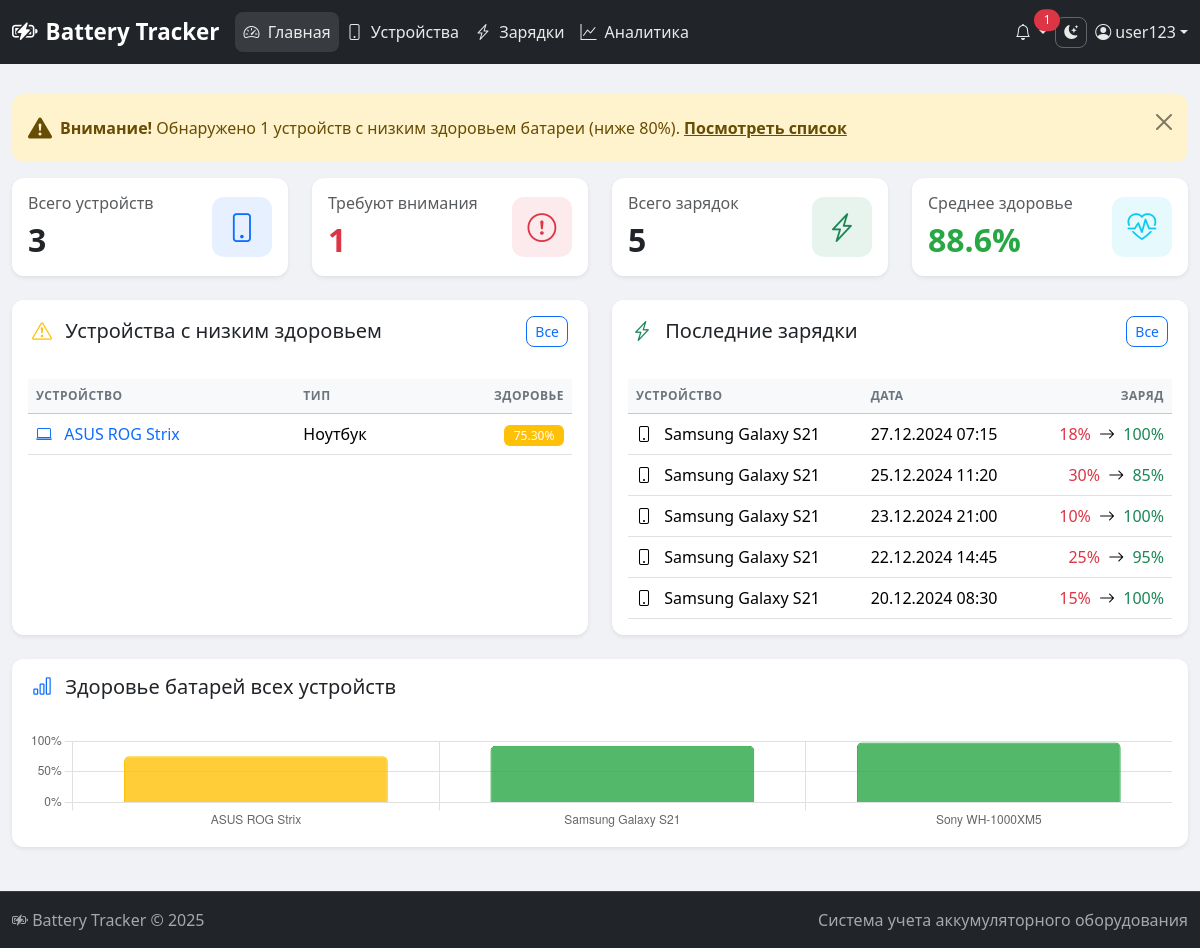
/index.php (signed in), run on the app's committed database.
### tables this page shows
CREATE TABLE IF NOT EXISTS users (
    id INT AUTO_INCREMENT PRIMARY KEY,
    username VARCHAR(100) NOT NULL UNIQUE,
    password VARCHAR(255) NOT NULL,
    email VARCHAR(150),
    created_at TIMESTAMP DEFAULT CURRENT_TIMESTAMP
);

CREATE TABLE IF NOT EXISTS devices (
    id INT AUTO_INCREMENT PRIMARY KEY,
    user_id INT DEFAULT 1,
    type ENUM('phone', 'laptop', 'screwdriver', 'headphones', 'tablet', 'other') NOT NULL,
    model VARCHAR(150) NOT NULL,
    battery_capacity INT NOT NULL,
    purchase_date DATE NOT NULL,
    battery_health DECIMAL(5,2) DEFAULT 100.00,
    notes TEXT,
    created_at TIMESTAMP DEFAULT CURRENT_TIMESTAMP,
    updated_at TIMESTAMP DEFAULT CURRENT_TIMESTAMP ON UPDATE CURRENT_TIMESTAMP,
    FOREIGN KEY (user_id) REFERENCES users(id) ON DELETE SET NULL
);

CREATE TABLE IF NOT EXISTS charge_cycles (
    id INT AUTO_INCREMENT PRIMARY KEY,
    device_id INT NOT NULL,
    charge_date DATETIME NOT NULL,
    start_percent TINYINT UNSIGNED NOT NULL,
    end_percent TINYINT UNSIGNED NOT NULL,
    charge_type ENUM('fast', 'normal', 'wireless') NOT NULL DEFAULT 'normal',
    duration_minutes INT UNSIGNED,
    notes TEXT,
    created_at TIMESTAMP DEFAULT CURRENT_TIMESTAMP,
    FOREIGN KEY (device_id) REFERENCES devices(id) ON DELETE CASCADE
);

### index.php (the view, shortened to what the rows shown need)
<?php
require_once 'includes/header.php';
$totalDevices = db()->fetchOne("SELECT COUNT(*) as count FROM devices")['count'];
$lowHealthCount = db()->fetchOne("SELECT COUNT(*) as count FROM devices WHERE battery_health < 80")['count'];
$totalCharges = db()->fetchOne("SELECT COUNT(*) as count FROM charge_cycles")['count'];
$avgHealth = db()->fetchOne("SELECT AVG(battery_health) as avg FROM devices")['avg'];
$criticalDevices = db()->fetchAll(
    "SELECT * FROM devices WHERE battery_health < 80 ORDER BY battery_health ASC LIMIT 5"
);
$recentCharges = db()->fetchAll(
    "SELECT cc.*, d.model, d.type
     FROM charge_cycles cc
     JOIN devices d ON cc.device_id = d.id
     ORDER BY cc.charge_date DESC
     LIMIT 5"
);
$allDevices = db()->fetchAll("SELECT id, model, battery_health, type FROM devices ORDER BY battery_health ASC");
?>
<div class="row g-4 mb-4">
    <div class="col-xl-3 col-md-6">
        <div class="card stat-card border-0 shadow-sm h-100">
            <div class="card-body">
                <div class="d-flex justify-content-between align-items-center">
                    <div>
                        <h2 class="mb-0 fw-bold"><?= $totalDevices ?></h2>
                    </div>
                </div>
            </div>
        </div>
    </div>
    <div class="col-xl-3 col-md-6">
        <div class="card stat-card border-0 shadow-sm h-100">
            <div class="card-body">
                <div class="d-flex justify-content-between align-items-center">
                    <div>
                        <h2 class="mb-0 fw-bold text-danger"><?= $lowHealthCount ?></h2>
                    </div>
                </div>
            </div>
        </div>
    </div>
    <div class="col-xl-3 col-md-6">
        <div class="card stat-card border-0 shadow-sm h-100">
            <div class="card-body">
                <div class="d-flex justify-content-between align-items-center">
                    <div>
                        <h2 class="mb-0 fw-bold"><?= $totalCharges ?></h2>
                    </div>
                </div>
            </div>
        </div>
    </div>
    <div class="col-xl-3 col-md-6">
        <div class="card stat-card border-0 shadow-sm h-100">
            <div class="card-body">
                <div class="d-flex justify-content-between align-items-center">
                    <div>
                        <h2 class="mb-0 fw-bold <?= getHealthClass($avgHealth) ?>"><?= round($avgHealth, 1) ?>%</h2>
                    </div>
                </div>
            </div>
        </div>
    </div>
</div>
<div class="row g-4">
    <div class="col-lg-6">
        <div class="card border-0 shadow-sm h-100">
            <div class="card-body">
                <?php if (count($criticalDevices) > 0): ?>
                <div class="table-responsive">
                    <table class="table table-hover mb-0">
                        <thead class="table-light">
                            <tr>
                                <th>Устройство</th>
                                <th>Тип</th>
                                <th class="text-end">Здоровье</th>
                            </tr>
                        </thead>
                        <tbody>
                            <?php foreach ($criticalDevices as $device): ?>
                            <tr>
                                <td>
                                    <a href="device_view.php?id=<?= $device['id'] ?>" class="text-decoration-none">
                                        <i class="bi <?= getDeviceTypeIcon($device['type']) ?> me-2"></i>
                                        <?= sanitize($device['model']) ?>
                                    </a>
                                </td>
                                <td><?= getDeviceTypeLabel($device['type']) ?></td>
                                <td class="text-end">
                                    <span class="badge <?= getHealthBadgeClass($device['battery_health']) ?>">
                                        <?= $device['battery_health'] ?>%
                                    </span>
                                </td>
                            </tr>
                            <?php endforeach; ?>
                        </tbody>
                    </table>
                </div>
                <?php endif; ?>
            </div>
        </div>
    </div>
    <div class="col-lg-6">
        <div class="card border-0 shadow-sm h-100">
            <div class="card-body">
                <?php if (count($recentCharges) > 0): ?>
                <div class="table-responsive">
                    <table class="table table-hover mb-0">
                        <thead class="table-light">
                            <tr>
                                <th>Устройство</th>
                                <th>Дата</th>
                                <th class="text-end">Заряд</th>
                            </tr>
                        </thead>
                        <tbody>
                            <?php foreach ($recentCharges as $charge): ?>
                            <tr>
                                <td>
                                    <i class="bi <?= getDeviceTypeIcon($charge['type']) ?> me-2"></i>
                                    <?= sanitize($charge['model']) ?>
                                </td>
                                <td><?= formatDate($charge['charge_date'], 'd.m.Y H:i') ?></td>
                                <td class="text-end">
                                    <span class="text-danger"><?= $charge['start_percent'] ?>%</span>
                                    <i class="bi bi-arrow-right mx-1"></i>
                                    <span class="text-success"><?= $charge['end_percent'] ?>%</span>
                                </td>
                            </tr>
                            <?php endforeach; ?>
                        </tbody>
                    </table>
                </div>
                <?php endif; ?>
            </div>
        </div>
    </div>
</div>
<script>
document.addEventListener('DOMContentLoaded', function() {
    const ctx = document.getElementById('healthChart').getContext('2d');
    const devices = <?= json_encode($allDevices) ?>;
    const labels = devices.map(d => d.model);
    const data = devices.map(d => parseFloat(d.battery_health));
    const colors = data.map(h => {
        if (h >= 80) return 'rgba(40, 167, 69, 0.8)';
        if (h >= 50) return 'rgba(255, 193, 7, 0.8)';
        return 'rgba(220, 53, 69, 0.8)';
    });
    const theme = document.documentElement.getAttribute('data-theme');
    const isDark = theme === 'dark';
    const chart = new Chart(ctx, {
        type: 'bar',
        data: {
            labels: labels,
            datasets: [{
                label: 'Здоровье батареи (%)',
                data: data,
                backgroundColor: colors,
                borderColor: colors.map(c => c.replace('0.8', '1')),
                borderWidth: 1,
                borderRadius: 5
            }]
        },
        options: {
            responsive: true,
            maintainAspectRatio: false,
            plugins: {
                legend: {
                    display: false
                }
            },
            scales: {
                y: {
                    beginAtZero: true,
                    max: 100,
                    grid: {
                        color: isDark ? '#404040' : '#e0e0e0'
                    },
                    ticks: {
                        color: isDark ? '#b0b0b0' : '#666',
                        callback: function(value) {
                            return value + '%';
                        }
                    }
                },
                x: {
                    grid: {
                        color: isDark ? '#404040' : '#e0e0e0'
                    },
                    ticks: {
                        color: isDark ? '#b0b0b0' : '#666'
                    }
                }
            }
        }
    });
    // Store chart instance globally
    window.chartInstances = window.chartInstances || [];
    window.chartInstances.push(chart);
});
</script>
<?php require_once 'includes/footer.php'; ?>

### includes/header.php (shortened to what the rows shown need)
<?php
require_once __DIR__ . '/../config/database.php';
require_once __DIR__ . '/../config/auth.php';
$lowHealthDevices = db()->fetchAll(
    "SELECT * FROM devices WHERE battery_health < 80 ORDER BY battery_health ASC"
);
$currentUser = currentUser();
?>
<!DOCTYPE html>
<html lang="ru" data-theme="<?= getTheme() ?>">
<head>
    <link href="https://cdn.jsdelivr.net/npm/bootstrap@5.3.2/dist/css/bootstrap.min.css" rel="stylesheet">
    <link href="https://cdn.jsdelivr.net/npm/bootstrap-icons@1.11.1/font/bootstrap-icons.css" rel="stylesheet">
    <link href="assets/css/style.css" rel="stylesheet">
</head>
<body>
    <nav class="navbar navbar-expand-lg navbar-dark bg-dark fixed-top">
        <div class="container-fluid">
            <div class="collapse navbar-collapse" id="navbarNav">
                <div class="d-flex align-items-center gap-2">
                    <div class="nav-item dropdown">
                        <a class="nav-link dropdown-toggle d-flex align-items-center" href="#" id="userDropdown" role="button" data-bs-toggle="dropdown">
                            <i class="bi bi-person-circle me-1"></i>
                            <span><?= sanitize($currentUser['username']) ?></span>
                        </a>
                    </div>
                </div>
            </div>
        </div>
    </nav>
    <script>
        function toggleTheme() {
            fetch('toggle_theme.php')
                .then(response => response.json())
                .then(data => {
                    document.documentElement.setAttribute('data-theme', data.theme);
                    updateThemeIcon(data.theme);
                    updateChartTheme(data.theme);
                });
        }
        function updateThemeIcon(theme) {
            const icon = document.querySelector('#themeToggle i');
            if (icon) {
                if (theme === 'dark') {
                    icon.className = 'bi bi-sun-fill';
                } else {
                    icon.className = 'bi bi-moon-stars-fill';
                }
            }
        }
        function updateChartTheme(theme) {
            // Update Chart.js default colors for theme
            if (typeof Chart !== 'undefined') {
                const isDark = theme === 'dark';
                Chart.defaults.color = isDark ? '#b0b0b0' : '#666';
                Chart.defaults.borderColor = isDark ? '#404040' : '#e0e0e0';
                // Reload all charts if they exist
                if (window.chartInstances) {
                    window.chartInstances.forEach(chart => {
                        chart.options.scales.y.grid.color = isDark ? '#404040' : '#e0e0e0';
                        chart.options.scales.x.grid.color = isDark ? '#404040' : '#e0e0e0';
                        chart.options.scales.y.ticks.color = isDark ? '#b0b0b0' : '#666';
                        chart.options.scales.x.ticks.color = isDark ? '#b0b0b0' : '#666';
                        chart.update();
                    });
                }
            }
        }
        // Set initial icon and theme
        document.addEventListener('DOMContentLoaded', function() {
            const theme = document.documentElement.getAttribute('data-theme');
            updateThemeIcon(theme);
            updateChartTheme(theme);
        });
        // Global array to store chart instances
        window.chartInstances = window.chartInstances || [];
    </script>
    <main class="main-content">
        <div class="container-fluid py-4">

### data on the page
users: username "user123"
devices: model "ASUS ROG Strix", type "Ноутбук", battery_health "75.30"
charge_cycles: device.model "Samsung Galaxy S21", charge_date "27.12.2024 07:15", start_percent "18", end_percent "100"
charge_cycles: device.model "Samsung Galaxy S21", charge_date "25.12.2024 11:20", start_percent "30", end_percent "85"
charge_cycles: device.model "Samsung Galaxy S21", charge_date "23.12.2024 21:00", start_percent "10", end_percent "100"
charge_cycles: device.model "Samsung Galaxy S21", charge_date "22.12.2024 14:45", start_percent "25", end_percent "95"
charge_cycles: device.model "Samsung Galaxy S21", charge_date "20.12.2024 08:30", start_percent "15", end_percent "100"

### other printed values
count($lowHealthDevices) "1"
$lowHealthCount "1"
$totalDevices "3"
$totalCharges "5"
$avgHealth "88.6"
